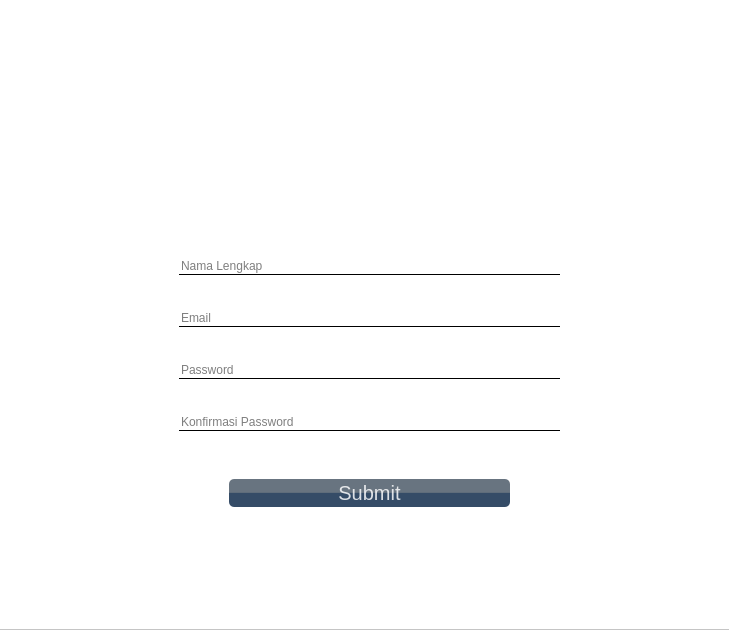
<?xml version="1.0" encoding="UTF-8"?>
<ui version="4.0">
 <class>Form</class>
 <widget class="QWidget" name="Form">
  <property name="geometry">
   <rect>
    <x>0</x>
    <y>0</y>
    <width>729</width>
    <height>636</height>
   </rect>
  </property>
  <property name="windowTitle">
   <string>Form</string>
  </property>
  <widget class="QFrame" name="frame">
   <property name="geometry">
    <rect>
     <x>-1</x>
     <y>-31</y>
     <width>1171</width>
     <height>811</height>
    </rect>
   </property>
   <property name="styleSheet">
    <string notr="true">
background-color: rgb(255, 255, 255);</string>
   </property>
   <property name="frameShape">
    <enum>QFrame::StyledPanel</enum>
   </property>
   <property name="frameShadow">
    <enum>QFrame::Raised</enum>
   </property>
   <widget class="QLabel" name="label">
    <property name="geometry">
     <rect>
      <x>240</x>
      <y>160</y>
      <width>281</width>
      <height>61</height>
     </rect>
    </property>
    <property name="styleSheet">
     <string notr="true">font-size: 30px;
font-weight:bold;
background :none;
color : #fff</string>
    </property>
    <property name="text">
     <string>Pendaftaran Akun</string>
    </property>
   </widget>
   <widget class="QWidget" name="verticalLayoutWidget">
    <property name="geometry">
     <rect>
      <x>180</x>
      <y>260</y>
      <width>381</width>
      <height>231</height>
     </rect>
    </property>
    <layout class="QVBoxLayout" name="verticalLayout">
     <item>
      <widget class="QLineEdit" name="lineEdit">
       <property name="styleSheet">
        <string notr="true">border: none;
border-bottom :1px solid;</string>
       </property>
       <property name="placeholderText">
        <string>Nama Lengkap</string>
       </property>
      </widget>
     </item>
     <item>
      <widget class="QLineEdit" name="lineEdit_2">
       <property name="styleSheet">
        <string notr="true">border: none;
border-bottom :1px solid;</string>
       </property>
       <property name="placeholderText">
        <string>Email</string>
       </property>
      </widget>
     </item>
     <item>
      <widget class="QLineEdit" name="lineEdit_3">
       <property name="styleSheet">
        <string notr="true">border: none;
border-bottom :1px solid;</string>
       </property>
       <property name="placeholderText">
        <string>Password</string>
       </property>
      </widget>
     </item>
     <item>
      <widget class="QLineEdit" name="lineEdit_4">
       <property name="styleSheet">
        <string notr="true">border: none;
border-bottom :1px solid;</string>
       </property>
       <property name="placeholderText">
        <string>Konfirmasi Password</string>
       </property>
      </widget>
     </item>
    </layout>
   </widget>
   <widget class="QPushButton" name="pushButton">
    <property name="geometry">
     <rect>
      <x>230</x>
      <y>510</y>
      <width>281</width>
      <height>28</height>
     </rect>
    </property>
    <property name="font">
     <font>
      <pointsize>15</pointsize>
     </font>
    </property>
    <property name="styleSheet">
     <string notr="true">QPushButton#pushButton{
	background-color: qlineargradient(spread:pad, x1:0, y1:0.505682, x2:0, y2:0.477, stop:0 rgba(20, 47, 78, 219), stop:1 rgba(85, 98, 112, 226));
	color:rgba(255, 255, 255, 210);
	border-radius:5px;
}
QPushButton#pushButton:hover{
	background-color: qlineargradient(spread:pad, x1:0, y1:0.505682, x2:0, y2:0.477, stop:0 rgba(40, 67, 98, 219), stop:1 rgba(105, 118, 132, 256));
}
QPushButton#pushButton:pressed{
	padding-left:5px;
	padding-top:5px;
	background-color:rgba(105, 118, 132, 255);
}

</string>
    </property>
    <property name="text">
     <string>Submit</string>
    </property>
   </widget>
   <widget class="QFrame" name="frame_2">
    <property name="geometry">
     <rect>
      <x>0</x>
      <y>30</y>
      <width>771</width>
      <height>631</height>
     </rect>
    </property>
    <property name="styleSheet">
     <string notr="true">border-image: url(:/img/1.jpg);</string>
    </property>
    <property name="frameShape">
     <enum>QFrame::StyledPanel</enum>
    </property>
    <property name="frameShadow">
     <enum>QFrame::Raised</enum>
    </property>
   </widget>
   <widget class="QLabel" name="label_2">
    <property name="geometry">
     <rect>
      <x>280</x>
      <y>210</y>
      <width>271</width>
      <height>61</height>
     </rect>
    </property>
    <property name="styleSheet">
     <string notr="true">font-size: 20px;
background :none;
color : #fff</string>
    </property>
    <property name="text">
     <string>Silahkan Isi Form</string>
    </property>
   </widget>
   <widget class="QLabel" name="label_3">
    <property name="geometry">
     <rect>
      <x>260</x>
      <y>580</y>
      <width>271</width>
      <height>61</height>
     </rect>
    </property>
    <property name="styleSheet">
     <string notr="true">font-size: 15px;
background :none;
color : #fff</string>
    </property>
    <property name="text">
     <string>By : Ruben Tio Fernandes</string>
    </property>
   </widget>
   <zorder>frame_2</zorder>
   <zorder>label</zorder>
   <zorder>verticalLayoutWidget</zorder>
   <zorder>pushButton</zorder>
   <zorder>label_2</zorder>
   <zorder>label_3</zorder>
  </widget>
 </widget>
 <resources>
  <include location="img.qrc"/>
 </resources>
 <connections/>
</ui>
